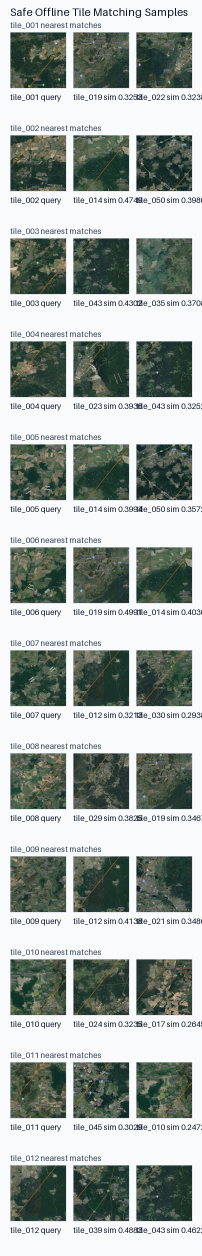
#> input picture safe-tile-matching-samples.png, 404 x 2512 px (shown at 1/2 size)
$ python -i square_recognition_lib.py   (imports and definitions only)
#> lines starting #> are read from the running program, lines starting #| are printed output that depends on the picture
#!/usr/bin/env python3
"""Shared helpers for square recognition examples."""

from __future__ import annotations

import json
from dataclasses import dataclass
from pathlib import Path

import numpy as np
from PIL import Image


ROOT = Path(__file__).resolve().parent
MANIFEST_PATH = ROOT / "kyiv-route-google-squares" / "route-squares.json"
TILES_DIR = ROOT / "kyiv-route-google-squares"
HISTOGRAM_BINS = 12
THUMBNAIL_SIZE = 24
DEFAULT_QUERY_MODE = "cropped_and_rescaled_variant"


def bilinear_resample() -> int:
    if hasattr(Image, "Resampling"):
        return Image.Resampling.BILINEAR
    return Image.BILINEAR


def normalize(vector: np.ndarray) -> np.ndarray:
    norm = float(np.linalg.norm(vector))
    if norm == 0.0:
        return vector
    return vector / norm


@dataclass(frozen=True)
class Cell:
    label: str
    filename: str
    bounds: dict[str, float]
    center: dict[str, float]
    zoom: int

    @property
    def path(self) -> Path:
        return TILES_DIR / self.filename


def load_manifest() -> dict[str, object]:
    return json.loads(MANIFEST_PATH.read_text())


# [12 lines left out: function load_cells, not called in this run]


def load_cell_lookup() -> dict[str, Cell]:
    return {cell.filename: cell for cell in load_cells()}


def compute_descriptor(image: Image.Image) -> np.ndarray:
    resample = bilinear_resample()
    rgb = image.convert("RGB").resize((THUMBNAIL_SIZE, THUMBNAIL_SIZE), resample=resample)
    gray = image.convert("L").resize((THUMBNAIL_SIZE, THUMBNAIL_SIZE), resample=resample)

    rgb_arr = np.asarray(rgb, dtype=np.float32) / 255.0
    gray_arr = np.asarray(gray, dtype=np.float32) / 255.0

    appearance = gray_arr.reshape(-1)

    histograms: list[np.ndarray] = []
    for channel in range(3):
        hist, _ = np.histogram(
            rgb_arr[:, :, channel],
            bins=HISTOGRAM_BINS,
            range=(0.0, 1.0),
            density=True,
        )
        histograms.append(hist.astype(np.float32))

    grad_x = np.abs(np.diff(gray_arr, axis=1))
    grad_y = np.abs(np.diff(gray_arr, axis=0))
    texture = np.array(
        [
            float(gray_arr.std()),
            float(grad_x.mean()),
            float(grad_y.mean()),
        ],
        dtype=np.float32,
    )

    return normalize(np.concatenate([appearance, *histograms, texture]).astype(np.float32))


def compute_descriptor_for_path(image_path: Path) -> np.ndarray:
    with Image.open(image_path) as image:
        return compute_descriptor(image)


def build_variant_image(image: Image.Image) -> Image.Image:
    resample = bilinear_resample()
    width, height = image.size
    dx = max(24, width // 20)
    dy = max(24, height // 20)
    return image.crop((dx, dy, width - dx, height - dy)).resize((width, height), resample=resample)


def build_query_descriptor(query_path: Path, query_mode: str = DEFAULT_QUERY_MODE) -> np.ndarray:
#> called with query_path = 'safe-tile-matching-samples.png', query_mode = 'cropped_and_rescaled_variant'
    if query_mode == "exact":
        return compute_descriptor_for_path(query_path)

    if query_mode == DEFAULT_QUERY_MODE:
        with Image.open(query_path) as image:
#> image is the input picture: PIL image 404x2512 RGB; mean R, G, B 161.3, 169.6, 165.3
            return compute_descriptor(build_variant_image(image))
#> in build_variant_image, `return image.crop((dx, dy, width - dx, height - dy)).resize((width, he..`:
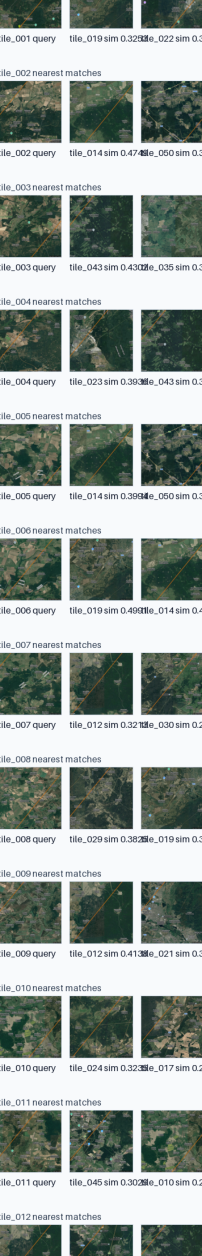
#> returned value: PIL image 404x2512 RGB (shown at 1/2 size); mean R, G, B 151.4, 160.4, 155.1
#> in compute_descriptor, `resample = bilinear_resample()`: resample = 2
#> in compute_descriptor, `rgb = image.convert("RGB").resize((THUMBNAIL_SIZE, THUMBNAIL_SIZE), re..`:
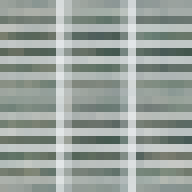
#> rgb: PIL image 24x24 RGB (shown 8 times larger); mean R, G, B 152.2, 161.2, 156
#> in compute_descriptor, `appearance = gray_arr.reshape(-1)`: appearance = 576 values, max 0.91 at index 439, min 0.31 at index 167, mean 0.62
#> the loop in compute_descriptor, `for channel in range(3):` made 3 passes
#> hist on passes 1 to 3: [0, 0, 0, 0.458, 1.69, 1.92, 1.29, 1.54, 2.9, 1.71, 0.5, 0], [0, 0, 0, 0, 0.896, 2.23, 1.33, 1.85, 2.1, 2.96, 0.625, 0], [0, 0, 0, 0.187, 1.69, 2.15, 0.813, 1.9, 2, 2.67, 0.604, 0]
#> after the loop in compute_descriptor, `for channel in range(3):`: histograms = [[0, 0, 0, 0.458, 1.69, 1.92, 1.29, 1.54, 2.9, 1.71, 0.5, 0], [0, 0, 0, 0, 0.896, 2.23, 1.33, 1.85, 2.1, 2.96, 0.625, 0], [0, 0, 0, 0.187, 1.69, 2.15, 0.813, 1.9, 2, 2.67, 0.604, 0]]
#> in compute_descriptor, `grad_x = np.abs(np.diff(gray_arr, axis=1))`:
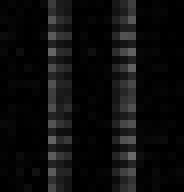
#> grad_x: shape (24, 23) float32 (shown 8 times larger); min 0, max 0.412, mean 0.0537
#> in compute_descriptor, `grad_y = np.abs(np.diff(gray_arr, axis=0))`:
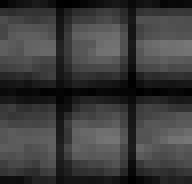
#> grad_y: shape (23, 24) float32 (shown 8 times larger); min 0, max 0.463, mean 0.236
#> in compute_descriptor, `texture = np.array( [ float(gray_arr.std()), float(grad_x.mean()), flo..`: texture = [0.151, 0.0537, 0.236]
#> in normalize, `norm = float(np.linalg.norm(vector))`: norm = 17.46

    raise ValueError(f"Unsupported query_mode: {query_mode}")


def precompute_reference_descriptors(cells: list[Cell]) -> dict[str, np.ndarray]:
    return {cell.filename: compute_descriptor_for_path(cell.path) for cell in cells}


# [57 lines left out: functions score_query_descriptor, recognize_square, not called in this run]

>>> result = build_query_descriptor('safe-tile-matching-samples.png')
#> result = 615 values, max 0.169 at index 597, min 0 at index 576, mean 0.0367
